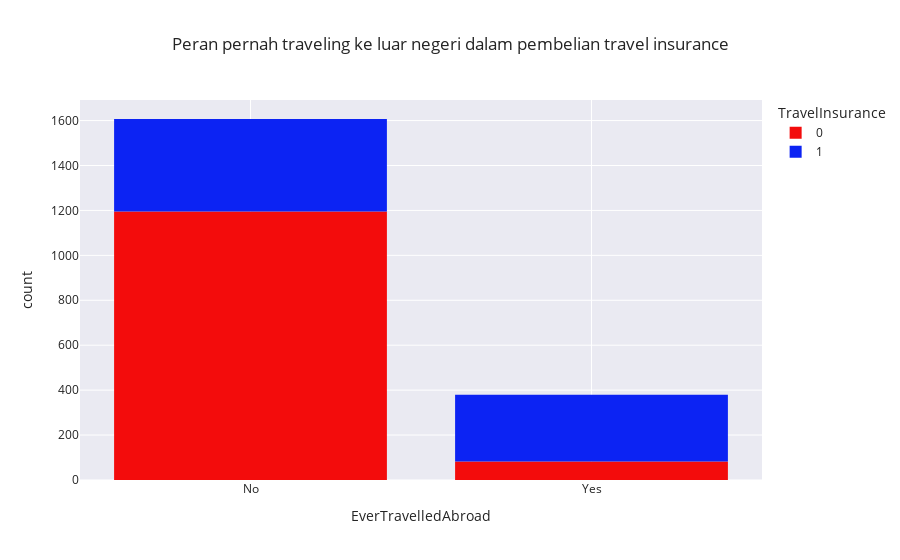

Notebook code cell kept with this figure:
### Markdown cell above
Variabel kategori Heatmap yang berkorelasi dengan fitur target:
- variabel EverTravelledAbroad, FrequentFlyer dan Employment Type

Variabel kategori Heatmap yang kemungkinan berkorelasi dengan fitur lainnya:
- variabel EverTravelledAbroad dengan FrequentFlyer
- variabel EverTravelledAbroad dengan Employment Type
- variabel Employment Type dengan GraduateOrNot
- variabel FrequentFlyer dengan Employment Type

**sebagian besar berkorelasi kecil, perlu dibuktikan kembali dengan analisis lanjutan, seperti analisis regresi atau uji hipotesis.**

### Code cell
fig = px.histogram(df, x='EverTravelledAbroad', color='TravelInsurance', color_discrete_map={1:'#0C23F3' , 0: '#F30C0C'}, 
                   title='Peran pernah traveling ke luar negeri dalam pembelian travel insurance', template='seaborn')
fig.show()

### Figure 1 — Plotly figure (JSON) as saved in the notebook; plotly's stock layout.template omitted (floating-point values rounded to 4 significant figures; data arrays with more than 128 entries replaced by an {"elided": "..."} marker saying what was removed)
{"data": [{"alignmentgroup": "True", "bingroup": "x", "hovertemplate": "TravelInsurance=0<br>EverTravelledAbroad=%{x}<br>count=%{y}<extra></extra>", "legendgroup": "0", "marker": {"color": "#F30C0C", "pattern": {"shape": ""}}, "name": "0", "offsetgroup": "0", "orientation": "v", "showlegend": true, "type": "histogram", "x": {"elided": "1277 str values"}, "xaxis": "x", "yaxis": "y"}, {"alignmentgroup": "True", "bingroup": "x", "hovertemplate": "TravelInsurance=1<br>EverTravelledAbroad=%{x}<br>count=%{y}<extra></extra>", "legendgroup": "1", "marker": {"color": "#0C23F3", "pattern": {"shape": ""}}, "name": "1", "offsetgroup": "1", "orientation": "v", "showlegend": true, "type": "histogram", "x": {"elided": "710 str values"}, "xaxis": "x", "yaxis": "y"}], "layout": {"barmode": "relative", "legend": {"title": {"text": "TravelInsurance"}, "tracegroupgap": 0}, "title": {"text": "Peran pernah traveling ke luar negeri dalam pembelian travel insurance"}, "xaxis": {"anchor": "y", "domain": [0, 1], "title": {"text": "EverTravelledAbroad"}}, "yaxis": {"anchor": "x", "domain": [0, 1], "title": {"text": "count"}}}}
